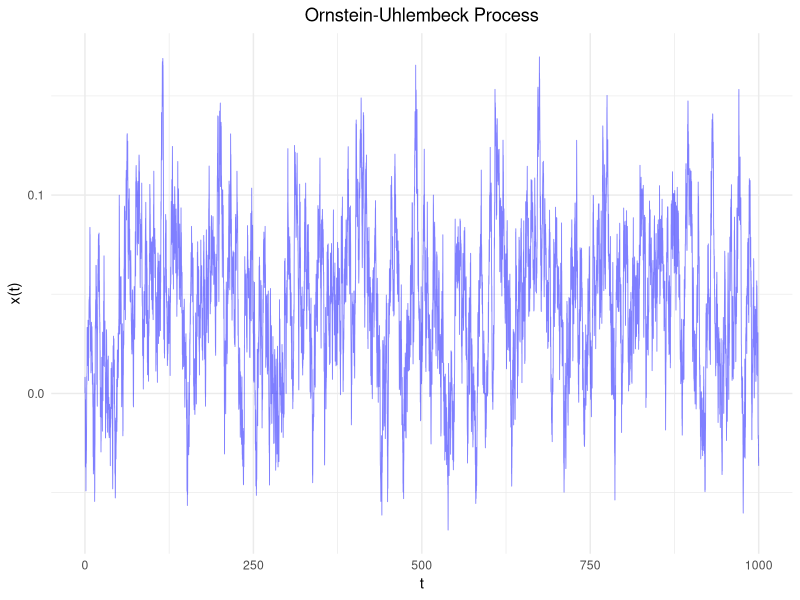
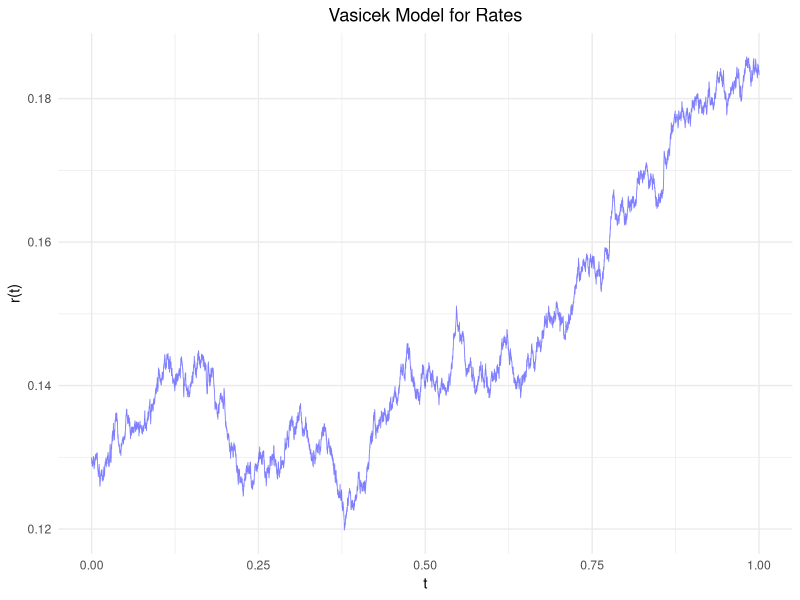
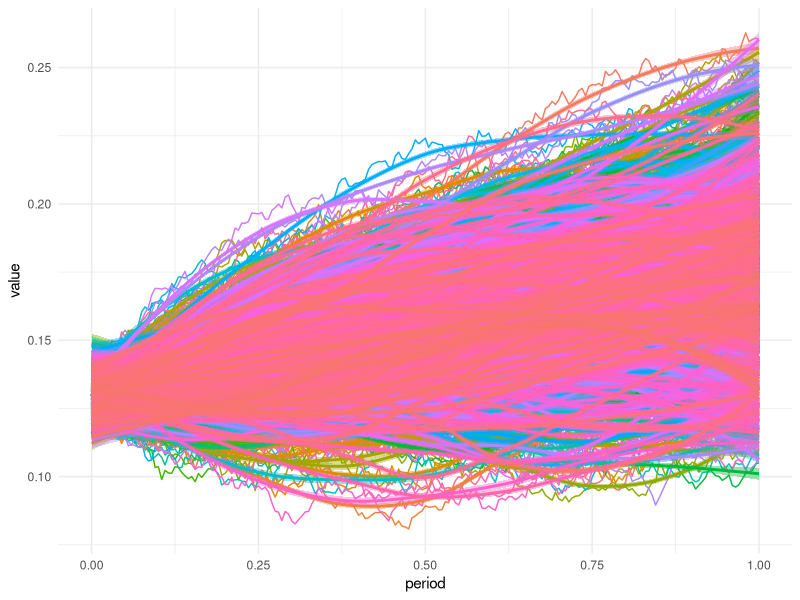

R code for these plots, in order:
setwd("C:\\...\\financial_market_analysis")
getwd()

library(ggplot2)
library(tidyr)

theme_set(theme_minimal())

#################### Ornstein-Uhlenbeck process simulation ####################
# time step
dt <- .1
# Theta - rate by which the process reverts towards the mean
th <- .3
# mean
mu <- .05
# variance around the mean
sigma <- .03
# num. iterations
N_iter <- 10000
vect_x <- rep(0, N_iter)
for (t in 1:N_iter) {
  vect_x[t+1] <- vect_x[t] + th * (mu-vect_x[t]) * dt + sigma * rnorm(n = 1,mean = 0, sd = sqrt(dt))
}

# building data frame to plot data
dfOU <- data.frame(time = seq(from = 0, by = dt, len = N_iter+1), values = vect_x)

#plot data
ggplot(data = dfOU, mapping = aes(x = time, y = values)) +
  geom_line(linetype = 'solid', linewidth = .3, color = 'blue', alpha = .5) +
  xlab("t") +
  ylab("x(t)") +
  theme(plot.title = element_text(hjust = 0.5), panel.border = element_blank()) +
  ggtitle("Ornstein-Uhlembeck Process")

#################### Vasicek Model implementation ####################
# init val interest rate
r0 <- .13
# speed of mean reversion
kappa <- .3
# expiry time in years
expT <- 1
dt <- expT / N_iter
timeSpan = seq(from = 0, by = dt, len = N_iter+1)
rates <- c(r0)
for (i in 1:N_iter) {
  last_rate <- tail(rates,n=1)
  dr <- kappa*(th-last_rate)*dt+sigma*sqrt(dt)*rnorm(1)
  new_rate <- last_rate + dr
  rates <- c(rates ,new_rate)
}

dfVM <- data.frame(time = timeSpan, values = rates)
#plot data
ggplot(data = dfVM, mapping = aes(x = time, y = values)) +
  geom_line(linetype = 'solid', linewidth = .3, color = 'blue', alpha = .5) +
  xlab("t") +
  ylab("r(t)") +
  theme(plot.title = element_text(hjust = 0.5), panel.border = element_blank()) +
  ggtitle("Vasicek Model for Rates")

#################### Estimating bond price using Monte Carlo method ####################
# num- of simulation
N_sim <- 1000
# num. of points in a single r(t) process
N_points <- 200
# principal amount of the bond, future value
fv <- 1000
# other parameters such as kappa, Theta, sigma, expiry time as above
dt <- expT / N_points

# result vector
result <- NULL
# number of simulations - possible r(t) (of the stochastic process)
for (i in 1:N_sim) {
  rates <- c(r0)
  for (j in 1:N_points) {
    last_rate <- tail(rates,n=1)
    dr <- kappa*(th-last_rate)*dt+sigma*sqrt(dt)*rnorm(1)
    new_rate <- last_rate + dr
    rates <- c(rates ,new_rate)
  }
  result <- cbind(result, rates)
}
dfResults <- as.data.frame(result)
# change column names
colnames(dfResults) = paste0("rates", c(1:N_sim))
# add period and row mean
period = seq(from = 0, by = dt, len = N_points+1)
rowMean <- rowMeans(dfResults)
dfResultsAdj <- cbind(period, rowMean, dfResults)
# convert to long - transpose the data frame
trResults <- pivot_longer(dfResultsAdj, cols = -c(period), values_to = "value", names_to = "rate")
# plot
p1 <- ggplot(data = trResults, mapping = aes(x = period, y = value, fill = rate, colour = rate)) +
  geom_line() +
  geom_smooth() +
  theme(legend.position="none")
p1

# calculating the integral
int_sum <- colSums(dfResults) * dt
# present value of integral sum
pv_int_sum <- exp(-int_sum)
# mean because the integral is the average
bond_price = fv * mean(pv_int_sum)
print(bond_price)
